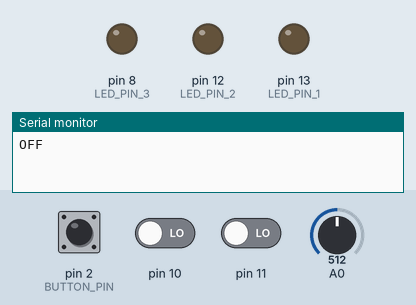
Simulated run of this sketch. Board: Arduino Uno, built with avr-gcc and run on an emulated ATmega328P. On the bench: output pins drawn as LEDs (lit = HIGH), the last lines printed to the serial monitor. Inputs (shaded band) come from the test bench; at power-on: pin 2 (BUTTON_PIN) HIGH, A0 = 512, pin 10 LOW, pin 11 LOW.

Above: at 1.2 s.
1.3 s: pin 2 (BUTTON_PIN) pulled LOW for 0.15 s
At 2.6 s:
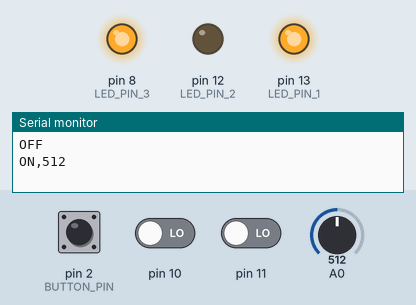
3.5 s: A0 set to 340
6.5 s: A0 set to 365
At 7.4 s:
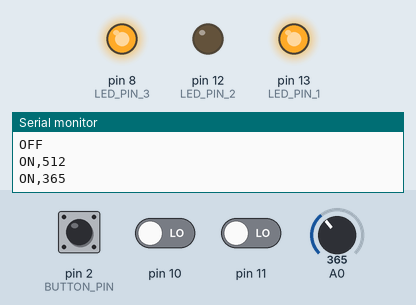
11.0 s: A0 set to 360
12.5 s: A0 set to 122
At 17.6 s:
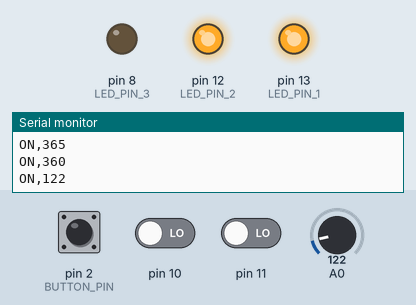
Timing chart, 0 to 18.5 s (numbered marks = the images above; inputs shaded):
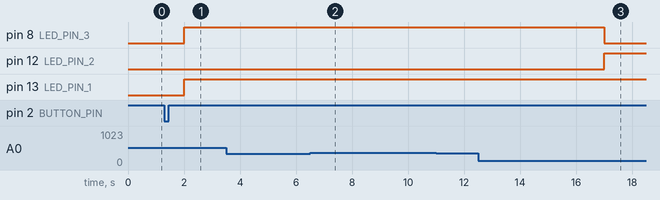

The sketch:

PlantaMuse_Arduino.ino
```cpp
const int BUTTON_PIN = 2; // Arduino pin connected to button's pin
bool power = false;  // the current state of device

const int LED_PIN_1    = 13; // Arduino pin connected to LED's pin to show ON/OFF
const int LED_PIN_2    = 12; // Arduino pin connected to LED's pin to show plant Happy
const int LED_PIN_3    = 8; // Arduino pin connected to LED's pin to show plant Sad


void setup() {
  Serial.begin(9600);                // initialize serial
  pinMode(LED_PIN_2, OUTPUT); // set arduino pin to output mode
  pinMode(LED_PIN_3, OUTPUT); // set arduino pin to output mode
  pinMode(BUTTON_PIN, INPUT); // set arduino pin to input
  pinMode(LED_PIN_1, OUTPUT);  // set arduino pin to output mode
  attachInterrupt(digitalPinToInterrupt(BUTTON_PIN), pin_Interrupt, FALLING);
}

void loop() {
  if (power == true){
    // Device ON
    device_on();
  } else {
    // Device OFF
    device_off();
  }
}


void device_on(){
  int sensorValue = 0 ; //value obtainesd from sensor

  digitalWrite(LED_PIN_1, HIGH);

  Serial.print("ON,");

   if ((digitalRead(10)==1)||(digitalRead(11)==1)){
    // electrodes not patched to surface
     sensorValue = 0;
   } else {
    // electrodes patched to surface
     sensorValue = analogRead(A0);
   }
   read_moisture();
   Serial.println(sensorValue);
   delay(5000);
}

void device_off(){
  Serial.println("OFF");
  digitalWrite(LED_PIN_1, LOW);
  digitalWrite(LED_PIN_2, LOW);
  digitalWrite(LED_PIN_3, LOW);
  delay(2000);
}

void read_moisture(){
    int moistureValue = analogRead(A0); // read moisture value
    if (moistureValue < 350){     // Happy condition
      digitalWrite(LED_PIN_3, LOW);
      digitalWrite(LED_PIN_2, HIGH);
    } else {                       // Sad condition
      digitalWrite(LED_PIN_3, HIGH);
      digitalWrite(LED_PIN_2, LOW);
    }
}

void pin_Interrupt(){
  //power ON or OFF the device
  power = !power;
}
```

Measured:
- after the input at 1.3 s, pin 8 (LED_PIN_3), pin 13 (LED_PIN_1): LOW → HIGH after 0.70 s
- after the input at 3.5 s, every drawn part: stays the same
- after the input at 6.5 s, pin 8 (LED_PIN_3): stays HIGH (without the input it goes to LOW after 0.50 s); pin 12 (LED_PIN_2): stays LOW (without the input it goes to HIGH after 0.50 s)
- after the input at 12.5 s, pin 8 (LED_PIN_3): HIGH → LOW after 4.5 s; pin 12 (LED_PIN_2): LOW → HIGH after 4.5 s
